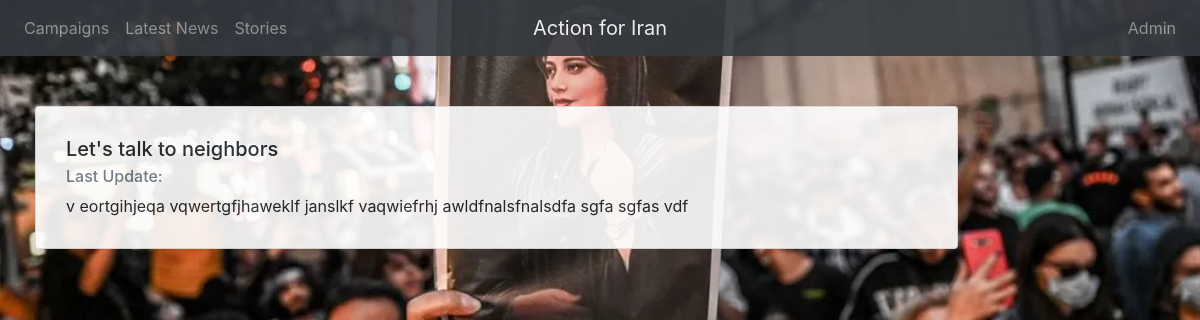
/campaign/2/campaignDetails, run on an earlier commit of the app's database.
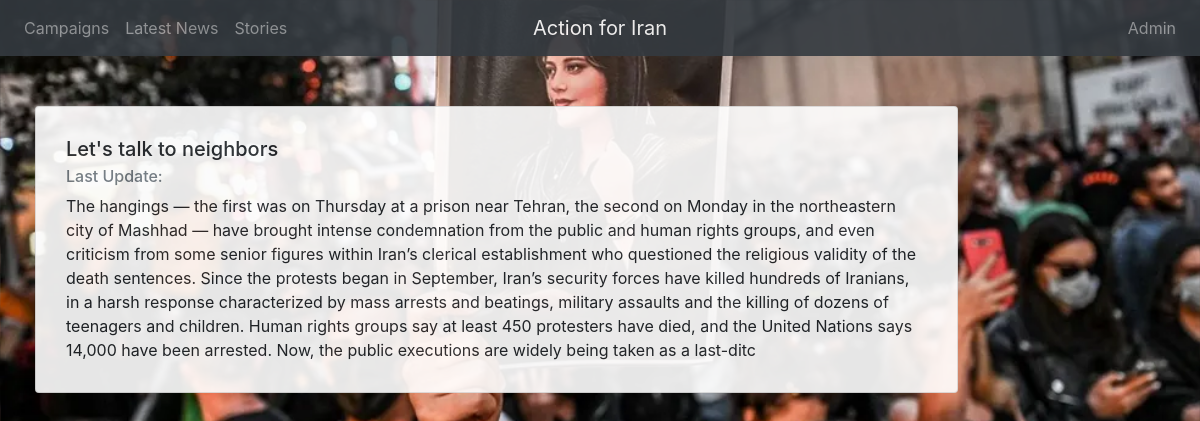
And on a later commit of the database.
### campaigns/models.py (models this page shows)
class Campaign(models.Model):
    action_types = [
        (1,"Informational campaign"),
        (2,"Politician reachout"),
        (3,"Neighbood event")
    ]
    created_at = models.DateTimeField(auto_now_add=True)
    updated_at = models.DateTimeField(auto_now=True)
    action_type = models.PositiveSmallIntegerField(choices = action_types, default = 1)
    short_description = models.TextField()
    long_description = models.TextField()
    due_date = models.DateField(default= date.today() + timedelta(days= 90))
    cover_image = models.ImageField(upload_to='images/', null=True, blank=True)
    completed_on = models.DateField(blank = True, null=True),
    completion_note = models.TextField(blank = True, null=True)
    url = models.URLField(max_length=200, blank=True)
    contact_person = models.ForeignKey(ContactPerson, on_delete=models.SET_DEFAULT, default=None, null=True)
    ready_for_release= models.BooleanField(default=False)

### campaigns/views.py (the view)
# urls.py: path('campaign/<int:id>/campaignDetails', views.showCampaignDetails)
def showCampaignDetails(request, id):
    campaign = Campaign.objects.get(id = id)
    context = {
        'campaign': campaign,
        'updates':CampaignUpdate.objects.filter(campaign = campaign).order_by('-created_at')
    }
    print("*******", CampaignUpdate.objects.filter(campaign = campaign))
    return render(request, 'campaingDetails.html', context = context)

### campaigns/templates/campaingDetails.html (shortened to what this page needs)
{% extends 'base.html' %}
{% block content %}
    <div class=" row justify-content-left">
        <div class="card w-75" style="width: 100;">
            <div class="card-body">
            <h5 class="card-title">{{campaign.short_description}}</h5>
            <h6 class="card-subtitle mb-2 text-muted">Last Update: {{update.updated_at}}</h6>
            <p class="card-text">{{campaign.long_description }}</p>
            </div>
        </div>
    </div>
{% endblock %}

What changed in the data, as far as the page shows it:
changed Campaign "Let's talk to neighbors": long_description "v eortgihjeqa vqwertgfjhaweklf janslkf vaqwiefrhj awldfnalsfnalsdfa sgfa sgfas vdf" → "The hangings — the first was on Thursday at a prison near Tehran, the second on Monday in the northeastern city of Mashhad — have brought intense condemnation from the public and human rights groups, and even criticism from some senior figures within Iran’s clerical establishment who questioned the religious validity of the death sentences. Since the protests began in September, Iran’s security forces have killed hundreds of Iranians, in a harsh response characterized by mass arrests and beatings, military assaults and the killing of dozens of teenagers and children. Human rights groups say at least 450 protesters have died, and the United Nations says 14,000 have been arrested. Now, the…"
